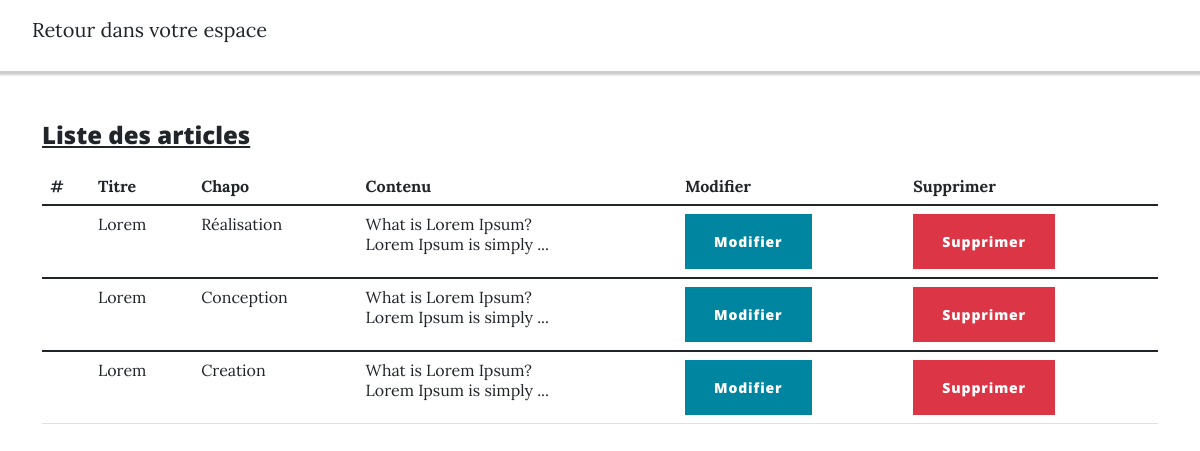
Screenshot of /index.php?action=article (signed in) with the database file from the repository.
### tables this page shows
CREATE TABLE `posts` (
  `idPosts` int(11) NOT NULL,
  `idUsers` int(11) NOT NULL,
  `title` varchar(250) NOT NULL,
  `wording` varchar(150) NOT NULL,
  `content` text NOT NULL,
  `creation_date` datetime NOT NULL
);

### Controller/BackendController.php (called while the page is built, shortened)
<?php
class BackendController
{
    public function showArticle()
    {
        $postManager = new PostManager();
        $posts = $postManager->getPosts();
        include 'view/users/articleView.php';
    }
}

### model/PostManager.php (called while the page is built, shortened)
<?php
class PostManager extends Manager
{
    public function getPosts()
    {
        $db = $this->dbConnect();
        $listPosts = $db->query(
            'SELECT *,
        DATE_FORMAT(posts.creation_date, \'%d/%m/%Y\') AS creationDate FROM posts
        INNER JOIN users ON users.idUsers = posts.idUsers ORDER BY posts.creation_date DESC'
        );
        $listPosts = $listPosts->fetchAll();
        $p = [];
        foreach ($listPosts as $listPost) {
            $p[] = new Post($listPost);
        }
        return $p;
    }
}

### libraries/Autoloader.php (called while the page is built, shortened)
<?php
class Autoloader
{
    public static function autoload($class)
    {
        $class = str_replace(__NAMESPACE__ . '\\', '', $class);
        $class = str_replace('\\', '/', $class);
        $fichier = __DIR__ . '/../' . $class . '.php';
    }
}

### model/Entity.php (called while the page is built, shortened)
<?php
class Entity
{
    public function hydrate(array $data)
    {
        foreach ($data as $key => $value) {
            $method = 'set' . ucfirst($key);
        }
    }
}

### model/Post.php (called while the page is built, shortened)
<?php
class Post extends Entity
{
    private $idPosts;
    private $title;
    private $wording;
    private $content;
    public function getIdPosts()
    {
        return $this->idPosts;
    }
    public function getTitle()
    {
        return $this->title;
    }
    public function getWording()
    {
        return $this->wording;
    }
    public function getContent()
    {
        return $this->content;
    }
    public function setIdPosts($idPosts)
    {
        $idPosts = (int) $idPosts;
        if ($idPosts > 0) {
            $this->idPosts = $idPosts;
        }
    }
    public function setIdUsers($idUsers)
    {
        $idUsers = (int) $idUsers;
    }
    public function setTitle($title)
    {
        if (is_string($title)) {
            $this->title = $title;
        }
    }
    public function setWording($wording)
    {
        if (is_string($wording)) {
            $this->wording = $wording;
        }
    }
    public function setContent($content)
    {
        if (is_string($content)) {
            $this->content = $content;
        }
    }
}

### view/users/articleView.php (the view)
<?php require 'view/blog/headView.php'; ?>
<!DOCTYPE html>
<html>
<nav class="admin-bar">
    <ul>
        <li><a href="index.php?action=profil">Retour dans votre espace</a></li>
    </ul>
</nav>
<body>
    <div class="container">
        <h4 class="menu">Liste des articles</h4>
        <table class="table">
            <thead>
                <tr>
                    <th>#</th>
                    <th>Titre</th>
                    <th>Chapo</th>
                    <th>Contenu</th>
                    <th>Modifier</th>
                    <th>Supprimer</th>
                </tr>
            </thead>
            <?php foreach ($posts as $post) { ?>
            <tbody>
                <tr>
                    <th scope="row">
                    <td><?php echo htmlspecialchars($post->getTitle()) ?></td>
                    <td><?php echo htmlspecialchars($post->getWording()) ?></td>
                    <td><?php echo substr(nl2br(htmlspecialchars($post->getContent())), 0, 50) . '...' ?></td>
                    <td><a class="btn btn-primary"
                    href="index.php?action=updateId&id=<?php echo $post->getIdPosts() ?>">Modifier</a>
                    </td>
                    <td><a class="btn btn-danger"
                    href="index.php?action=deleteId&id=<?php echo $post->getIdPosts() ?>">Supprimer</a>
                    </td>
                    </th>
                </tr>
            <?php } ?>
            </tbody>
        </table>
    </div>
</body>
</html>

### public/css/blog.css (style rules this page uses)
* { margin: 0; padding: 0; }
ul, li { list-style: none; }
.admin-bar { padding-top: 15px; padding-bottom: 10px; margin-bottom: 40px; box-shadow: 0 2px 2px 2px rgba(0, 0, 0, .2); }
.menu { padding-top: 10px; padding-bottom: 10px; text-decoration: underline; }

### rows the page displays
posts: title "Lorem", wording "Réalisation", content "What is Lorem Ipsum? Lorem Ipsum is simply"
posts: title "Lorem", wording "Conception", content "What is Lorem Ipsum? Lorem Ipsum is simply"
posts: title "Lorem", wording "Creation", content "What is Lorem Ipsum? Lorem Ipsum is simply"
